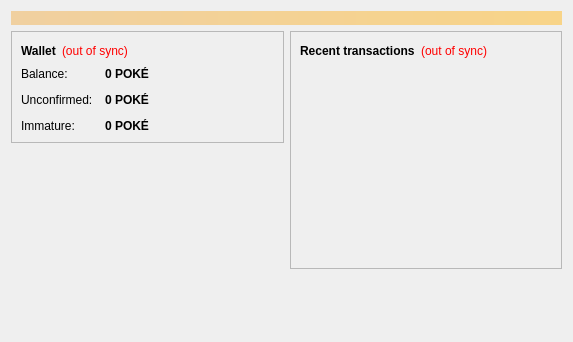
<?xml version="1.0" encoding="UTF-8"?>
<ui version="4.0">
 <class>OverviewPage</class>
 <widget class="QWidget" name="OverviewPage">
  <property name="geometry">
   <rect>
    <x>0</x>
    <y>0</y>
    <width>573</width>
    <height>342</height>
   </rect>
  </property>
  <property name="windowTitle">
   <string>Form</string>
  </property>
  <layout class="QVBoxLayout" name="topLayout">
   <item>
    <widget class="QLabel" name="labelAlerts">
     <property name="visible">
      <bool>false</bool>
     </property>
     <property name="styleSheet">
      <string notr="true">background-color: qlineargradient(x1: 0, y1: 0, x2: 1, y2: 0, stop:0 #F0D0A0, stop:1 #F8D488); color:#000000;</string>
     </property>
     <property name="wordWrap">
      <bool>true</bool>
     </property>
     <property name="margin">
      <number>3</number>
     </property>
    </widget>
   </item>
   <item>
    <layout class="QHBoxLayout" name="horizontalLayout" stretch="1,1">
     <item>
      <layout class="QVBoxLayout" name="verticalLayout_2">
       <item>
        <widget class="QFrame" name="frame">
         <property name="frameShape">
          <enum>QFrame::StyledPanel</enum>
         </property>
         <property name="frameShadow">
          <enum>QFrame::Raised</enum>
         </property>
         <layout class="QVBoxLayout" name="verticalLayout_4">
          <item>
           <layout class="QHBoxLayout" name="horizontalLayout_4">
            <item>
             <widget class="QLabel" name="label_5">
              <property name="font">
               <font>
                <weight>75</weight>
                <bold>true</bold>
               </font>
              </property>
              <property name="text">
               <string>Wallet</string>
              </property>
             </widget>
            </item>
            <item>
             <widget class="QLabel" name="labelWalletStatus">
              <property name="toolTip">
               <string>The displayed information may be out of date. Your wallet automatically synchronizes with the Pokécoin network after a connection is established, but this process has not completed yet.</string>
              </property>
              <property name="styleSheet">
               <string notr="true">QLabel { color: red; }</string>
              </property>
              <property name="text">
               <string notr="true">(out of sync)</string>
              </property>
              <property name="alignment">
               <set>Qt::AlignLeading|Qt::AlignLeft|Qt::AlignVCenter</set>
              </property>
             </widget>
            </item>
            <item>
             <spacer name="horizontalSpacer_2">
              <property name="orientation">
               <enum>Qt::Horizontal</enum>
              </property>
              <property name="sizeHint" stdset="0">
               <size>
                <width>40</width>
                <height>20</height>
               </size>
              </property>
             </spacer>
            </item>
           </layout>
          </item>
          <item>
           <layout class="QFormLayout" name="formLayout_2">
            <property name="fieldGrowthPolicy">
             <enum>QFormLayout::AllNonFixedFieldsGrow</enum>
            </property>
            <property name="horizontalSpacing">
             <number>12</number>
            </property>
            <property name="verticalSpacing">
             <number>12</number>
            </property>
            <item row="0" column="0">
             <widget class="QLabel" name="label">
              <property name="text">
               <string>Balance:</string>
              </property>
             </widget>
            </item>
            <item row="0" column="1">
             <widget class="QLabel" name="labelBalance">
              <property name="font">
               <font>
                <weight>75</weight>
                <bold>true</bold>
               </font>
              </property>
              <property name="cursor">
               <cursorShape>IBeamCursor</cursorShape>
              </property>
              <property name="toolTip">
               <string>Your current balance</string>
              </property>
              <property name="text">
               <string notr="true">0 POKÉ</string>
              </property>
              <property name="textInteractionFlags">
               <set>Qt::LinksAccessibleByMouse|Qt::TextSelectableByKeyboard|Qt::TextSelectableByMouse</set>
              </property>
             </widget>
            </item>
            <item row="1" column="0">
             <widget class="QLabel" name="label_3">
              <property name="text">
               <string>Unconfirmed:</string>
              </property>
             </widget>
            </item>
            <item row="1" column="1">
             <widget class="QLabel" name="labelUnconfirmed">
              <property name="font">
               <font>
                <weight>75</weight>
                <bold>true</bold>
               </font>
              </property>
              <property name="cursor">
               <cursorShape>IBeamCursor</cursorShape>
              </property>
              <property name="toolTip">
               <string>Total of transactions that have yet to be confirmed, and do not yet count toward the current balance</string>
              </property>
              <property name="text">
               <string notr="true">0 POKÉ</string>
              </property>
              <property name="textInteractionFlags">
               <set>Qt::LinksAccessibleByMouse|Qt::TextSelectableByKeyboard|Qt::TextSelectableByMouse</set>
              </property>
             </widget>
            </item>
            <item row="2" column="0">
             <widget class="QLabel" name="labelImmatureText">
              <property name="text">
               <string>Immature:</string>
              </property>
             </widget>
            </item>
            <item row="2" column="1">
             <widget class="QLabel" name="labelImmature">
              <property name="font">
               <font>
                <weight>75</weight>
                <bold>true</bold>
               </font>
              </property>
              <property name="toolTip">
               <string>Mined balance that has not yet matured</string>
              </property>
              <property name="text">
               <string notr="true">0 POKÉ</string>
              </property>
              <property name="textInteractionFlags">
               <set>Qt::LinksAccessibleByMouse|Qt::TextSelectableByKeyboard|Qt::TextSelectableByMouse</set>
              </property>
             </widget>
            </item>
           </layout>
          </item>
         </layout>
        </widget>
       </item>
       <item>
        <spacer name="verticalSpacer">
         <property name="orientation">
          <enum>Qt::Vertical</enum>
         </property>
         <property name="sizeHint" stdset="0">
          <size>
           <width>20</width>
           <height>40</height>
          </size>
         </property>
        </spacer>
       </item>
        <item>
         <widget class="QLabel" name="label_wallet_bgcoin">
          <property name="text">
           <string/>
          </property>
          <property name="pixmap">
           <pixmap resource="../bitcoin.qrc">:/images/wallet_bgcoin</pixmap>
          </property>
          <property name="scaledContents">
           <bool>false</bool>
          </property>
          <property name="alignment">
           <set>Qt::AlignCenter</set>
          </property>
          <property name="margin">
           <number>-2</number>
          </property>
         </widget>
        </item>
        <item>
         <widget class="QLabel" name="label_6">
          <property name="text">
           <string/>
          </property>
         </widget>
        </item>
      </layout>
     </item>
     <item>
      <layout class="QVBoxLayout" name="verticalLayout_3">
       <item>
        <widget class="QFrame" name="frame_2">
         <property name="frameShape">
          <enum>QFrame::StyledPanel</enum>
         </property>
         <property name="frameShadow">
          <enum>QFrame::Raised</enum>
         </property>
         <layout class="QVBoxLayout" name="verticalLayout">
          <item>
           <layout class="QHBoxLayout" name="horizontalLayout_2">
            <item>
             <widget class="QLabel" name="label_4">
              <property name="text">
               <string>&lt;b&gt;Recent transactions&lt;/b&gt;</string>
              </property>
             </widget>
            </item>
            <item>
             <widget class="QLabel" name="labelTransactionsStatus">
              <property name="toolTip">
               <string>The displayed information may be out of date. Your wallet automatically synchronizes with the Pokécoin network after a connection is established, but this process has not completed yet.</string>
              </property>
              <property name="styleSheet">
               <string notr="true">QLabel { color: red; }</string>
              </property>
              <property name="text">
               <string notr="true">(out of sync)</string>
              </property>
              <property name="alignment">
               <set>Qt::AlignRight|Qt::AlignTrailing|Qt::AlignVCenter</set>
              </property>
             </widget>
            </item>
            <item>
             <spacer name="horizontalSpacer">
              <property name="orientation">
               <enum>Qt::Horizontal</enum>
              </property>
              <property name="sizeHint" stdset="0">
               <size>
                <width>40</width>
                <height>20</height>
               </size>
              </property>
             </spacer>
            </item>
           </layout>
          </item>
          <item>
           <widget class="QListView" name="listTransactions">
            <property name="styleSheet">
             <string notr="true">QListView { background: transparent; }</string>
            </property>
            <property name="frameShape">
             <enum>QFrame::NoFrame</enum>
            </property>
            <property name="verticalScrollBarPolicy">
             <enum>Qt::ScrollBarAlwaysOff</enum>
            </property>
            <property name="horizontalScrollBarPolicy">
             <enum>Qt::ScrollBarAlwaysOff</enum>
            </property>
            <property name="selectionMode">
             <enum>QAbstractItemView::NoSelection</enum>
            </property>
           </widget>
          </item>
         </layout>
        </widget>
       </item>
       <item>
        <spacer name="verticalSpacer_2">
         <property name="orientation">
          <enum>Qt::Vertical</enum>
         </property>
         <property name="sizeHint" stdset="0">
          <size>
           <width>20</width>
           <height>40</height>
          </size>
         </property>
        </spacer>
       </item>
      </layout>
     </item>
    </layout>
   </item>
  </layout>
 </widget>
 <resources/>
 <connections/>
</ui>
